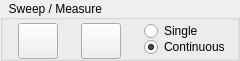
         <widget class="QGroupBox" name="grpRfSweepMode">
          <property name="minimumSize">
           <size>
            <width>240</width>
            <height>61</height>
           </size>
          </property>
          <property name="maximumSize">
           <size>
            <width>240</width>
            <height>61</height>
           </size>
          </property>
          <property name="styleSheet">
           <string notr="true">color: rgb(0, 0, 0);</string>
          </property>
          <property name="title">
           <string>  Sweep / Measure   </string>
          </property>
          <property name="flat">
           <bool>false</bool>
          </property>
          <layout class="QHBoxLayout" name="horizontalLayout_4">
           <property name="spacing">
            <number>2</number>
           </property>
           <property name="leftMargin">
            <number>15</number>
           </property>
           <property name="topMargin">
            <number>3</number>
           </property>
           <property name="rightMargin">
            <number>7</number>
           </property>
           <property name="bottomMargin">
            <number>3</number>
           </property>
           <item>
            <widget class="QPushButton" name="bttnFrqSet">
             <property name="minimumSize">
              <size>
               <width>40</width>
               <height>36</height>
              </size>
             </property>
             <property name="maximumSize">
              <size>
               <width>40</width>
               <height>36</height>
              </size>
             </property>
             <property name="toolTip">
              <string>Start RF Settings</string>
             </property>
             <property name="text">
              <string/>
             </property>
             <property name="icon">
              <iconset resource="Resource.qrc">
               <normaloff>:/img/32Play</normaloff>:/img/32Play</iconset>
             </property>
             <property name="iconSize">
              <size>
               <width>28</width>
               <height>28</height>
              </size>
             </property>
            </widget>
           </item>
           <item>
            <spacer name="horizontalSpacer_7">
             <property name="orientation">
              <enum>Qt::Horizontal</enum>
             </property>
             <property name="sizeHint" stdset="0">
              <size>
               <width>40</width>
               <height>20</height>
              </size>
             </property>
            </spacer>
           </item>
           <item>
            <widget class="QPushButton" name="bttnFrqStop">
             <property name="minimumSize">
              <size>
               <width>40</width>
               <height>36</height>
              </size>
             </property>
             <property name="maximumSize">
              <size>
               <width>40</width>
               <height>36</height>
              </size>
             </property>
             <property name="toolTip">
              <string>Stop RF Settings</string>
             </property>
             <property name="text">
              <string/>
             </property>
             <property name="icon">
              <iconset resource="Resource.qrc">
               <normaloff>:/img/32Stop</normaloff>:/img/32Stop</iconset>
             </property>
             <property name="iconSize">
              <size>
               <width>28</width>
               <height>28</height>
              </size>
             </property>
            </widget>
           </item>
           <item>
            <spacer name="horizontalSpacer_6">
             <property name="orientation">
              <enum>Qt::Horizontal</enum>
             </property>
             <property name="sizeHint" stdset="0">
              <size>
               <width>40</width>
               <height>20</height>
              </size>
             </property>
            </spacer>
           </item>
           <item>
            <layout class="QVBoxLayout" name="verticalLayout_35">
             <property name="spacing">
              <number>0</number>
             </property>
             <item>
              <widget class="QRadioButton" name="rbSweepModeSingle">
               <property name="text">
                <string>Single </string>
               </property>
               <property name="checked">
                <bool>false</bool>
               </property>
              </widget>
             </item>
             <item>
              <widget class="QRadioButton" name="rbSweepModeContinuous">
               <property name="text">
                <string>Continuous</string>
               </property>
               <property name="checked">
                <bool>true</bool>
               </property>
              </widget>
             </item>
            </layout>
           </item>
          </layout>
         </widget>
